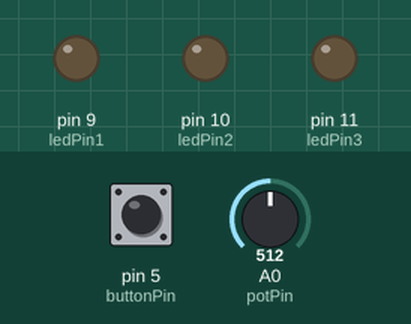
Bench run of a sketch on a simulated Arduino Uno, built with avr-gcc and run on an emulated ATmega328P. Shown: output pins drawn as LEDs (lit = HIGH). Dashed ring = blinking. The test bench sets the inputs (shaded band); at power-on: pin 5 (buttonPin) HIGH, A0 (potPin) = 512.

Above: at 1.2 s.
1.3 s: pin 5 (buttonPin) pulled LOW for 0.15 s
At 2.5 s:
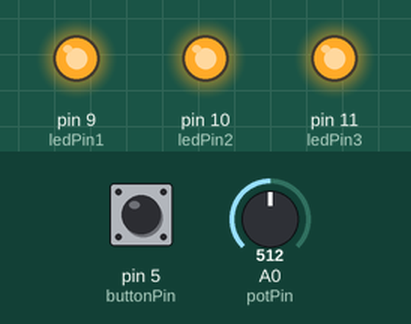
2.9 s: pin 5 (buttonPin) pulled LOW for 1 s
At 4.3 s:
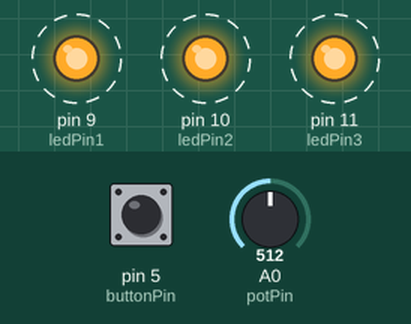
6.9 s: pin 5 (buttonPin) pulled LOW for 0.15 s
At 8.0 s:
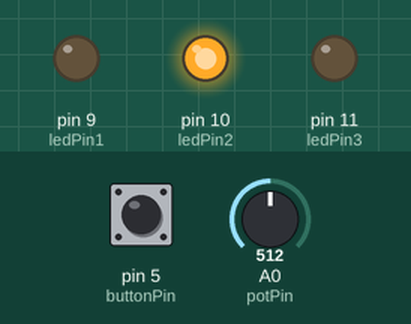
8.5 s: A0 (potPin) set to 356
10.0 s: A0 (potPin) set to 334
At 10.6 s:
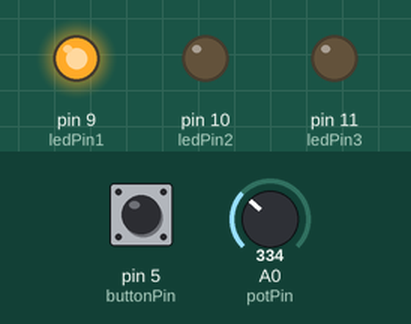
11.5 s: A0 (potPin) set to 692
At 11.8 s:
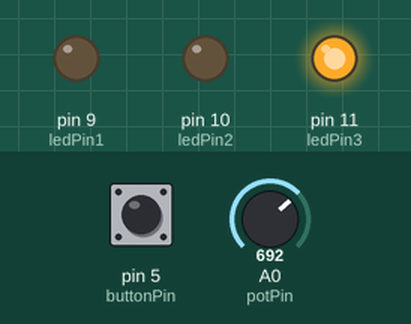
Timing chart, 0 to 14.0 s (numbered marks = the images above; inputs shaded):
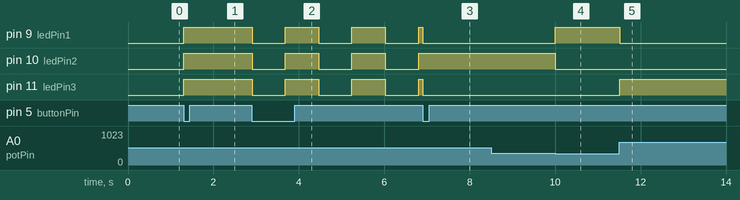

Measured:
- the behaviour switches between 341 and 340 on A0 (potPin) (found by bisection; images 3 and 4)
- after the input at 1.3 s, pin 9 (ledPin1), pin 10 (ledPin2), pin 11 (ledPin3): LOW → HIGH at once
- after the input at 2.9 s, pin 9 (ledPin1), pin 10 (ledPin2), pin 11 (ledPin3): alternates HIGH for 0.78 s and LOW for 0.78 s, starting at once
- after the input at 6.9 s, pin 10 (ledPin2): stays HIGH (without the input it goes to LOW after 0.68 s)
- after the input at 8.5 s, every drawn part: stays the same
- after the input at 10.0 s, pin 9 (ledPin1): LOW → HIGH at once; pin 10 (ledPin2): HIGH → LOW at once
- after the input at 11.5 s, pin 9 (ledPin1): HIGH → LOW at once; pin 11 (ledPin3): LOW → HIGH at once

The sketch:

button_pot_5_LED_states.ino
```cpp
int buttonPin = 5;
int potPin = A0;
int ledPin1 = 9;
int ledPin2 = 10;
int ledPin3 = 11;

int potVal = 0;
int ledVal1 = 0;
int ledVal2 = 0;
int ledVal3 = 0;

int debounceWait = 5;

int state = 0;

int blinkWaitTime = 0;

unsigned long lastBlinkTime = 0;

void setup() {

  Serial.begin(9600);
  pinMode(buttonPin, INPUT_PULLUP);
  pinMode(ledPin1, OUTPUT);
  pinMode(ledPin2, OUTPUT);
  pinMode(ledPin3, OUTPUT);

}

void loop() {

  //set pot value
  potVal = analogRead(potPin);

  //check button state
  //debounce
  int oldButtonVal = digitalRead(buttonPin);
  delay(debounceWait);
  int newButtonVal = digitalRead(buttonPin);

  //make 5 states
  if (oldButtonVal != newButtonVal) {

    if (newButtonVal == LOW) {

      state++;

      if (state > 4) {
        state = 0;
      }

    }

  }

  //state 0: all low, 1: all high, 2: pot-controled blink
  //3: pot_controled which led, 4: pot-controled brightness
  if (state == 0) {

    ledVal1 = LOW;
    ledVal2 = LOW;
    ledVal3 = LOW;

  } else if (state == 1) {

    ledVal1 = HIGH;
    ledVal2 = HIGH;
    ledVal3 = HIGH;

  } else if (state == 2) {

    blinkWaitTime = map(potVal, 0, 1023, 50, 1500);

    if (millis() - lastBlinkTime > blinkWaitTime) {

      if (ledVal1 == HIGH) {
        ledVal1 = LOW;
        ledVal2 = LOW;
        ledVal3 = LOW;
      } else {
        ledVal1 = HIGH;
        ledVal2 = HIGH;
        ledVal3 = HIGH;

      }

      lastBlinkTime = millis();
    }

  } else if (state == 3) {

    if (potVal < 341) {

      ledVal1 = HIGH;
      ledVal2 = LOW;
      ledVal3 = LOW;

    } else if (potVal > 341 && potVal < 682) {

      ledVal1 = LOW;
      ledVal2 = HIGH;
      ledVal3 = LOW;

    } else if(potVal > 682 && potVal < 1024) {

      ledVal1 = LOW;
      ledVal2 = LOW;
      ledVal3 = HIGH;

    }

  }

  else {

    ledVal1 = map(potVal, 0, 1023, 0, 255);
    ledVal2 = map(potVal, 0, 1023, 0, 255);
    ledVal3 = map(potVal, 0, 1023, 0, 255);

  }

  //make 2 write methods
  if (state <= 3) {

    digitalWrite(ledPin1, ledVal1);
    digitalWrite(ledPin2, ledVal2);
    digitalWrite(ledPin3, ledVal3);

  } else {

    analogWrite(ledPin1, ledVal1);
    analogWrite(ledPin2, ledVal2);
    analogWrite(ledPin3, ledVal3);

  }

}
```
